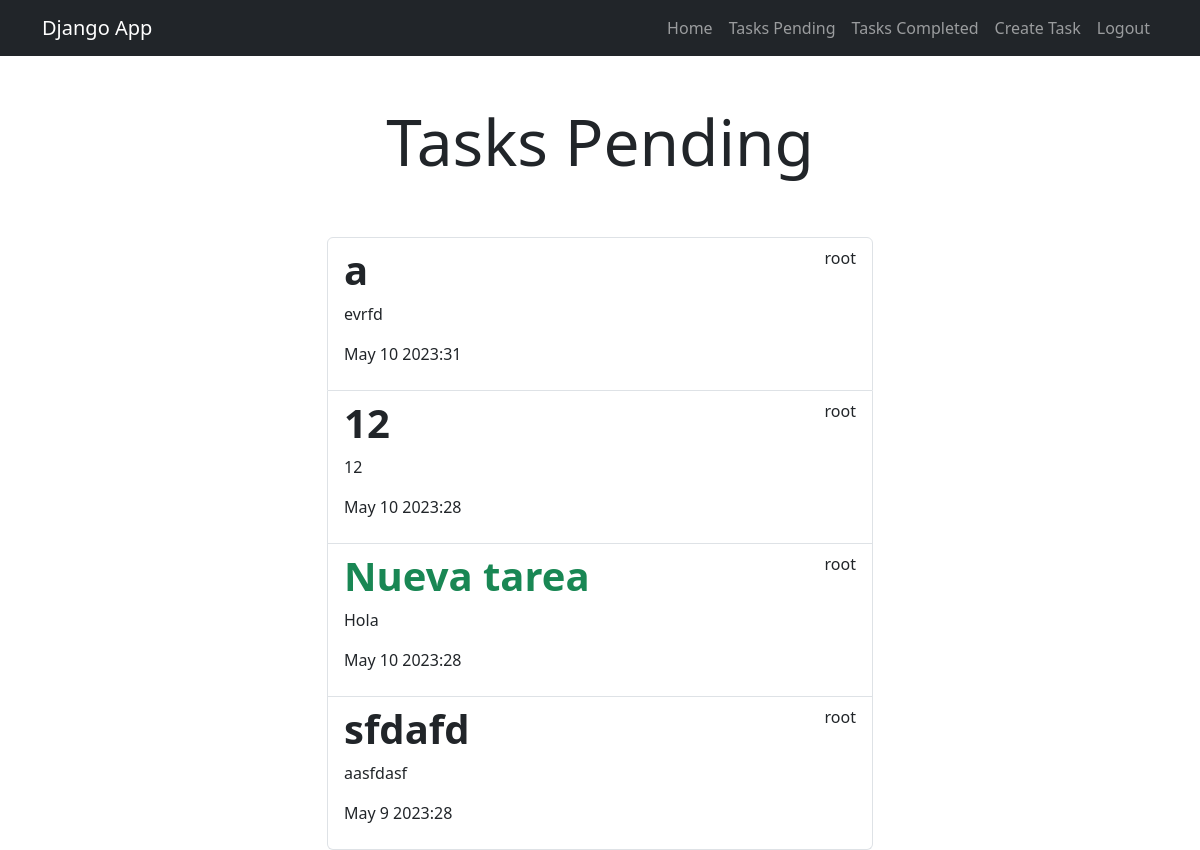
The page /tasks_completed/ (signed in) on the database its author committed.
### tasks/models.py (models this page shows, shortened)
class Task(models.Model):
    title = models.CharField(max_length=100)
    description = models.TextField(blank=True)
    created = models.DateTimeField(auto_now_add=True)
    datecompleted = models.DateTimeField(null=True, blank=True)
    important = models.BooleanField(default=False)
    user = models.ForeignKey(User, on_delete=models.CASCADE)

### tasks/views.py (the view)
# urls.py: path('tasks_completed/', views.tasks_completed, name="tasks_completed"),
@login_required
def tasks_completed(request):
    tasks = Task.objects.filter(
        user=request.user, datecompleted__isnull=False).order_by('-datecompleted')
    return render(request, 'tasks.html', {
        'tasks': tasks
    })

### tasks/templates/tasks.html
{% extends 'base.html' %}
{% block content %}
<main class="container">
    <div class="row">
        <div class="col-md-6 offset-md-3">
            <h1 class="text-center display-3 py-5">Tasks Pending</h1>
            <ul class="list-group">
                {% for task in tasks %}
                <a href="{% url 'task_detail' task.id %}" class="list-group-item">
                    <header class="d-flex justify-content-between">
                        {% if task.important %}
                            <h1 class="fw-bold text-success">{{ task.title }}</h1>
                        {% else %}
                            <h1 class="fw-bold">{{ task.title }}</h1>
                        {% endif %}
                        <p>{{ task.user.username }}</p>
                    </header>
                    <p>{{ task.description }}</p>
                    <p>{{ task.datecompleted|date:'M j Y:i' }}</p>
                </a>
                {% endfor %}
            </ul>
        </div>
    </div>
</main>
{% endblock %}

### rows shown on the page
Task: title "a", user.username "root", description "evrfd", datecompleted "May 10 2023:31"
Task: title "12", user.username "root", description "12", datecompleted "May 10 2023:28"
Task: title "Nueva tarea", user.username "root", description "Hola", datecompleted "May 10 2023:28"
Task: title "sfdafd", user.username "root", description "aasfdasf", datecompleted "May 9 2023:28"
